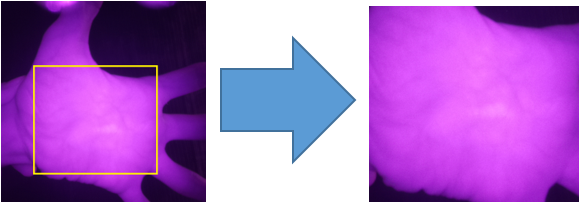
#> input picture Images/IMAGE_1.png, 582 x 202 px, given in place of , which was not available
$ python -i Image_Preprocessing.py   (imports and definitions only)
#> lines starting #> are read from the running program, lines starting #| are printed output that depends on the picture; after the words box and inside, x2 and y2 are one past the last pixel; in counts of white or black regions, pixels touching at a corner belong together; pictures that were not available may be replaced by others from this repository, and a replacement may not be noted
import ctypes
import os
from tkinter import *
from tkinter import filedialog, ttk
import cv2
import numpy as np
import scipy.signal
from matplotlib import image as mpimg
from matplotlib import pyplot as plt
from PIL import Image, ImageTk

# [2 lines not run here, left out]

# Global variables
gui_width = 1300
gui_height = 500
ip_file = ""
op_file = ""
original_img = None
modified_img = None
user_arg = None
popup = None
popup_input = None


# [4 lines not run here, left out]


# [34 lines left out: functions set_user_arg, open_popup_input, draw_before_canvas, not called in this run]


def draw_after_canvas(mimg):
    global modified_img

    modified_img = Image.fromarray(mimg)
    img = ImageTk.PhotoImage(modified_img)
    after_canvas.create_image(
        256,
        256,
        image=img,
        anchor="center",
    )
    after_canvas.img = img


# [30 lines left out: functions load_file, save_file, not called in this run]
    # print(f"Image saved at: {op_file}")


# frames
# [1 line that did not run here, left out]
# [1 line not run here, left out]

# [1 line that did not run here, left out]
# [1 line not run here, left out]

# [1 line that did not run here, left out]
# [1 line not run here, left out]

# left frame contents
# [1 line that did not run here, left out]
# [1 line not run here, left out]


# [1 line that did not run here, left out]
# [1 line not run here, left out]
#browse_btn.pack(expand=1, anchor=SW, ipady=50,ipadx=50)

# middle frame contents
# [1 line that did not run here, left out]
# [1 line that did not run here, left out]
# [3 lines that did not run here, left out]
# [7 lines not run here, left out]


# right frame contents
# [1 line that did not run here, left out]
# [1 line not run here, left out]

#import tkinter as tk
#from tkinter import ttk
style = ttk.Style()
#root = tk.Tk()
# [2 lines not run here, left out]
# [1 line that did not run here, left out]
# [1 line not run here, left out]
#save_btn.pack(expand=1, anchor=SE, ipady=50,ipadx=50)


# gray

def gray_scale(img):
    gray= cv2.cvtColor(img, cv2.COLOR_BGR2GRAY)
    return gray

# [31 lines left out: functions callRGB2Gray, reduce_noise, callDenoise, equalize_hist, callEquiHist, not called in this run]

# invert a binary image
def invert(img):
    return cv2.bitwise_not(img)

# [45 lines left out: functions callInvert, skel, not called in this run]

def callThresh():
    img = cv2.imread(ip_file)
#> img is the input picture: shape (202, 582, 3); mean B, G, R 199.9, 105.2, 171.3
    gray = cv2.cvtColor(img, cv2.COLOR_BGR2GRAY)
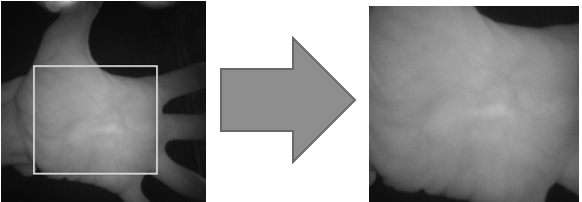
#> gray: shape (202, 582); min 8, max 255, mean 135.7
    noise = cv2.fastNlMeansDenoising(gray)
    noise = cv2.cvtColor(noise, cv2.COLOR_GRAY2BGR)
#> noise: shape (202, 582, 3)
    '''
    clahe = cv2.createCLAHE(clipLimit=8.0, tileGridSize=(8,8))  #Define tile size and clip limit.
    cl1 = clahe.apply(noise)
    inv = cv2.bitwise_not(cl1)
    '''
    kernel = np.ones((3,3),np.uint8)
    img = cv2.morphologyEx(noise, cv2.MORPH_OPEN, kernel)
    img_yuv = cv2.cvtColor(img, cv2.COLOR_BGR2YUV)
#> img_yuv: shape (202, 582, 3); mean of channels 0, 1, 2 134.3, 128, 128
    img_yuv[:,:,0] = cv2.equalizeHist(img_yuv[:,:,0])
#> img_yuv: shape (202, 582, 3); mean of channels 0, 1, 2 134.9, 128, 128
    img_output = cv2.cvtColor(img_yuv, cv2.COLOR_YUV2BGR)
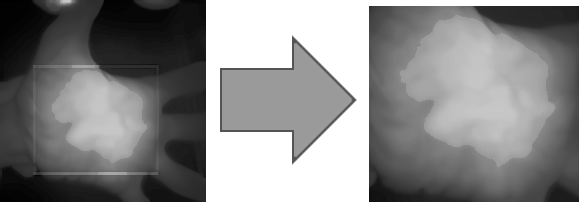
#> img_output: shape (202, 582, 3); min 0, max 255, mean 134.9
    inv = cv2.bitwise_not(img_output)
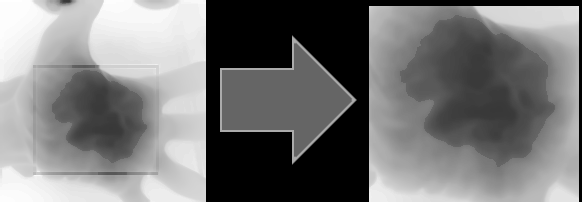
#> inv: shape (202, 582, 3); min 0, max 255, mean 120.1

    gray_scale = cv2.cvtColor(inv, cv2.COLOR_BGR2GRAY)
    img = gray_scale.copy()
    skel = img.copy()
    skel[:,:] = 0
#> skel: shape (202, 582); every value is 0
    kernel = cv2.getStructuringElement(cv2.MORPH_CROSS, (5,5))
    iterations = 0

    while True:
        eroded = cv2.morphologyEx(img, cv2.MORPH_ERODE, kernel)
        temp = cv2.morphologyEx(eroded, cv2.MORPH_DILATE, kernel)
        temp  = cv2.subtract(img, temp)
        skel = cv2.bitwise_or(skel, temp)
        img[:,:] = eroded[:,:]
        if cv2.countNonZero(img) == 0:
            break
#> this loop made 103 passes
#> pass 1, in callThresh, `eroded = cv2.morphologyEx(img, cv2.MORPH_ERODE, kernel)`:
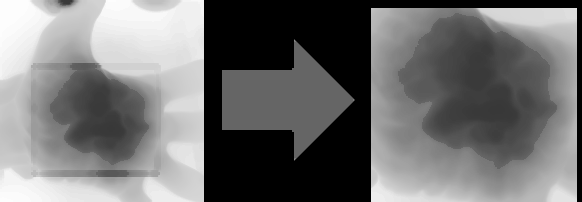
#> eroded: shape (202, 582); min 0, max 253, mean 113.6
#> pass 1, in callThresh, `temp  = cv2.subtract(img, temp)`:
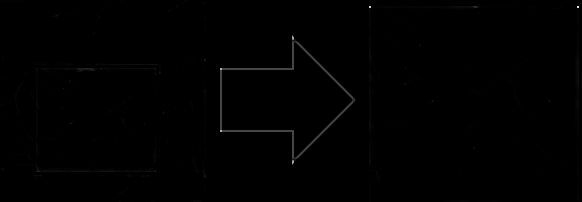
#> temp: shape (202, 582); min 0, max 230, mean 0.7
#> after the loop:
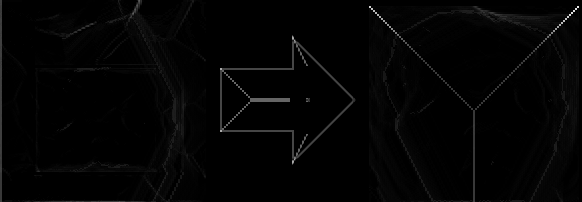
#> skel: shape (202, 582); min 0, max 230, mean 3.5
    thr=thresh(skel)
    draw_after_canvas(thr)


# threshold to make the veins more visible
def thresh(img):
    _, thr = cv2.threshold(img, 5,255, cv2.THRESH_BINARY)
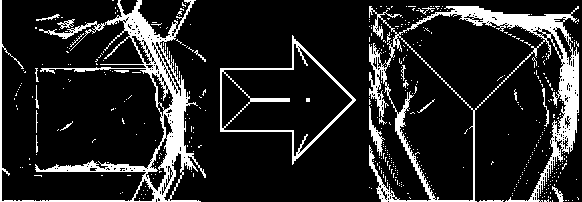
#> thr: shape (202, 582); 14% white; 454 white regions (432 under 20 px), largest, box (x1, y1, x2, y2) and area: (369, 6, 579, 202) 6776, (0, 0, 206, 202) 6401, (220, 35, 356, 165) 1400
    return thr
#CLAHE
# [52 lines left out: functions CLAHE, callCLAHE, mouse_crop, callCrop, not called in this run]


# [48 lines not run here, left out]

#> (the run stopped early here; a loop or call above may not have finished)

$ run again, on Images/IMAGE_4.png
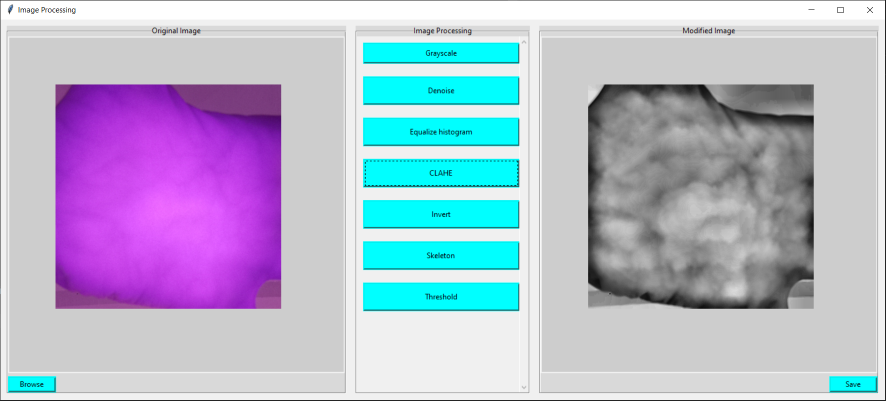
#> input picture Images/IMAGE_4.png, 1771 x 801 px, given in place of , which was not available (shown at 1/2 size)
#> in callThresh, img is the input picture: shape (801, 1771, 3); mean B, G, R 206.5, 184.6, 180.1
#> the loop in callThresh, `while True:` made 383 passes
#> pass 1, in callThresh, `eroded = cv2.morphologyEx(img, cv2.MORPH_ERODE, kernel)`:
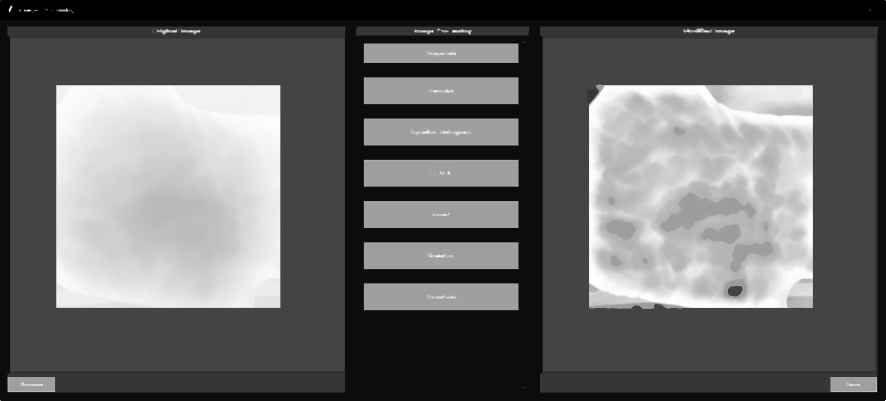
#> eroded: shape (801, 1771) (shown at 1/2 size); min 0, max 255, mean 102.1
#> in thresh, `_, thr = cv2.threshold(img, 5,255, cv2.THRESH_BINARY)`:
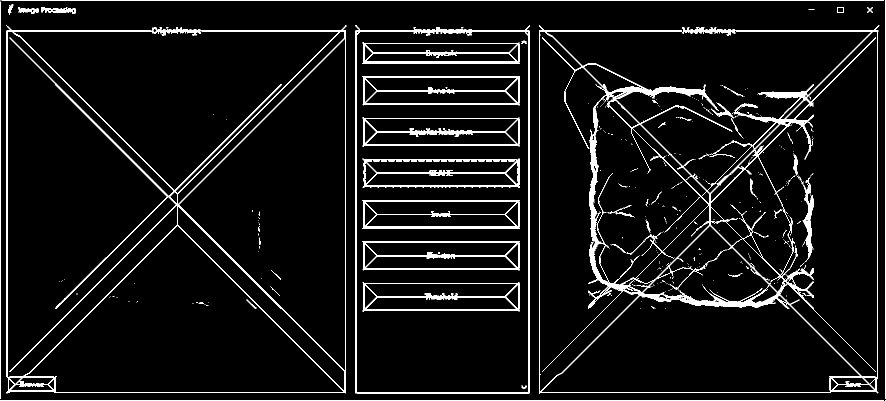
#> thr: shape (801, 1771) (shown at 1/2 size); 6% white; 481 white regions (427 under 20 px), largest, box (x1, y1, x2, y2) and area: (1078, 50, 1759, 787) 29115, (12, 50, 693, 787) 14355, (710, 50, 1060, 787) 5980
